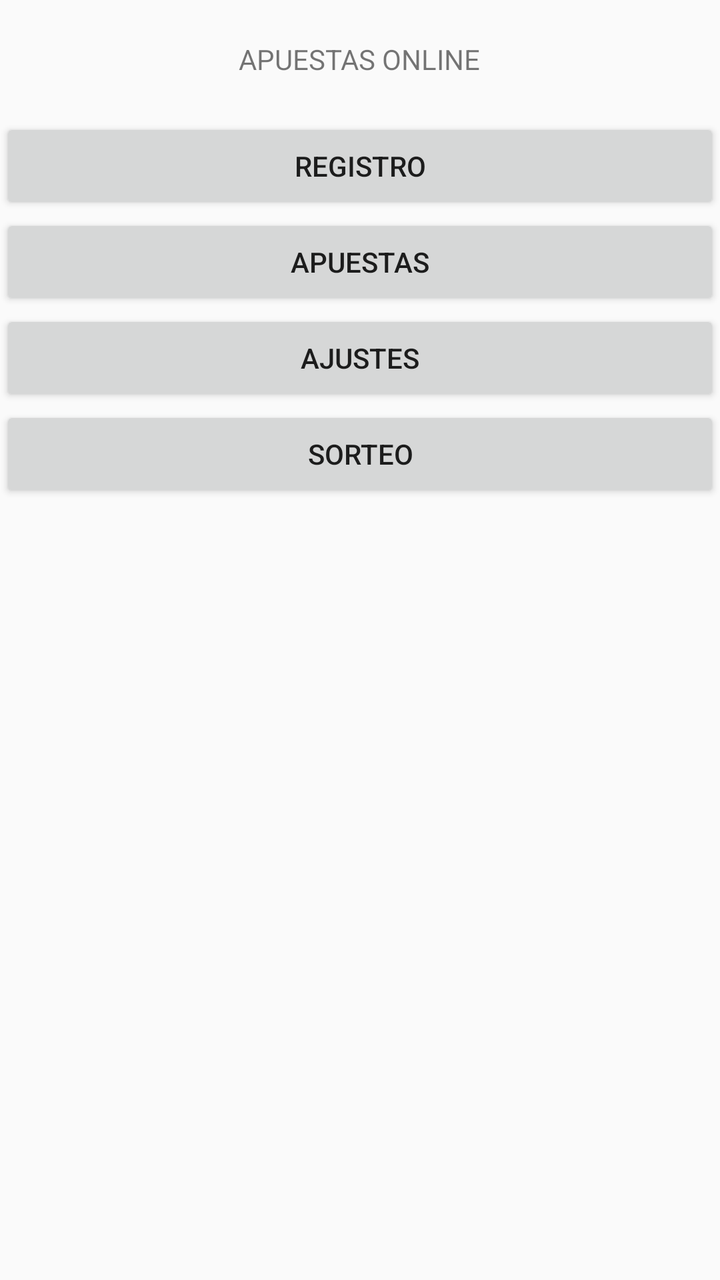
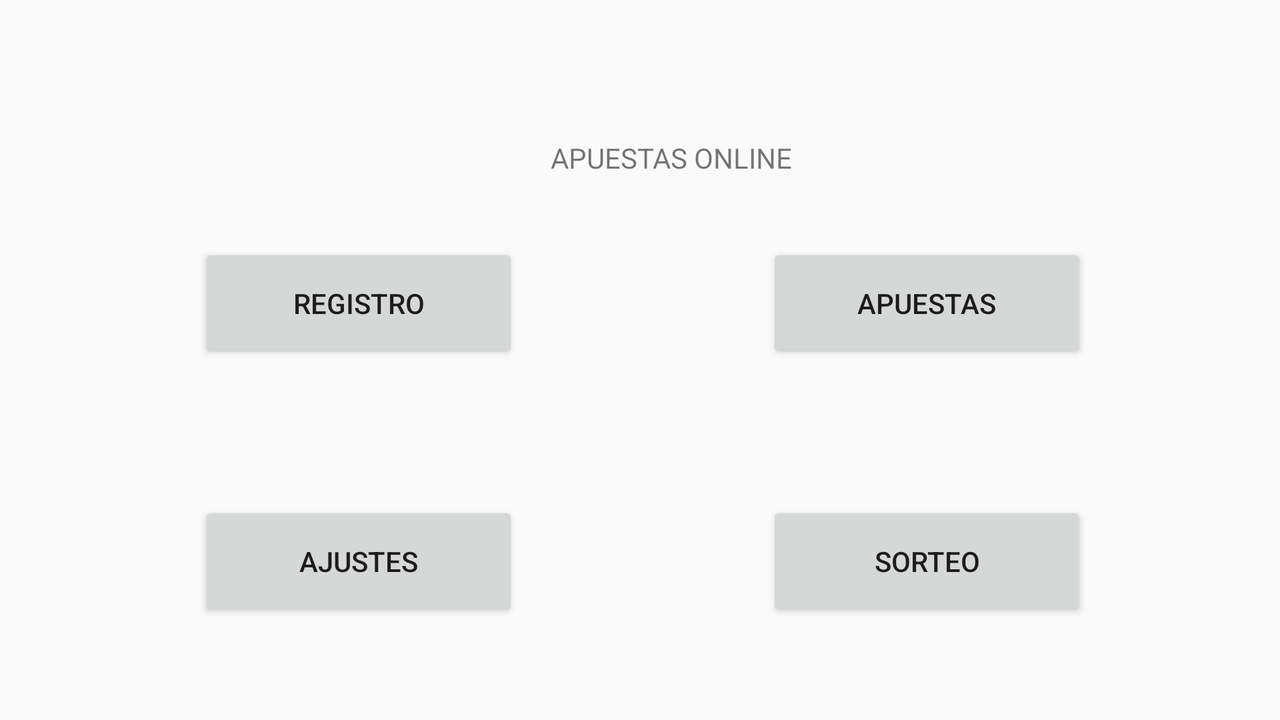

Compare how this app lays out the same screen by default and in its alternative resource folder. The renders come first, then the two layout files and the values they reference.
<!-- AndroidManifest.xml: application theme AppTheme -->
<!-- res/layout/activity_main.xml -->
<?xml version="1.0" encoding="utf-8"?>
<LinearLayout xmlns:android="http://schemas.android.com/apk/res/android"
    xmlns:app="http://schemas.android.com/apk/res-auto"
    xmlns:tools="http://schemas.android.com/tools"
    android:layout_width="match_parent"
    android:layout_height="match_parent"
    android:orientation="vertical"
    tools:context="com.diurnohlc.apuestas.MainActivity">

    <TextView
        android:layout_width="wrap_content"
        android:layout_height="wrap_content"
        android:layout_gravity="center"
        android:text="@string/titulo"
        style="@style/titulos"
        app:layout_constraintBottom_toBottomOf="parent"
        app:layout_constraintLeft_toLeftOf="parent"
        app:layout_constraintRight_toRightOf="parent"
        app:layout_constraintTop_toTopOf="parent" />

    <Button
        android:id="@+id/botonregistro"
        android:layout_width="match_parent"
        android:layout_height="wrap_content"
        style="@style/botones"
        android:text="@string/registro"
        />

    <Button
        android:id="@+id/botonapuestas"
        android:layout_width="match_parent"
        android:layout_height="wrap_content"
        android:text="@string/apuestas"
        style="@style/botones"
        />

    <Button
        android:id="@+id/botonajustes"
        android:layout_width="match_parent"
        android:layout_height="wrap_content"
        android:text="@string/ajustes"
        style="@style/botones"
      />

    <Button
        android:id="@+id/botonsorteo"
        style="@style/botones"
        android:layout_width="match_parent"
        android:layout_height="wrap_content"
        android:text="@string/sorteo" />

</LinearLayout>
<!-- resources referenced by this layout -->
<resources>
  <string name="ajustes">AJUSTES</string>
  <string name="apuestas">APUESTAS</string>
  <string name="registro">REGISTRO</string>
  <string name="sorteo">SORTEO</string>
  <string name="titulo">APUESTAS ONLINE</string>
  <style name="titulos">
      <item name="android:layout_marginBottom">20dp</item>
      <item name="android:layout_marginTop">20dp</item>
      <item name="android:layout_gravity">center</item>
      </style>
  <style name="AppTheme" parent="Theme.AppCompat.Light.DarkActionBar">
          
          <item name="colorPrimary">@color/colorPrimary</item>
          <item name="colorPrimaryDark">@color/colorPrimaryDark</item>
          <item name="colorAccent">@color/colorAccent</item>
      </style>
</resources>
<!-- res/layout-land/activity_main.xml (the repository's variant of the layout above) -->
<!-- drawn on the phone turned sideways -->
<?xml version="1.0" encoding="utf-8"?>
<android.support.constraint.ConstraintLayout xmlns:android="http://schemas.android.com/apk/res/android"
    xmlns:app="http://schemas.android.com/apk/res-auto"
    xmlns:tools="http://schemas.android.com/tools"
    android:layout_width="match_parent"
    android:layout_height="match_parent"
    android:orientation="vertical"
    tools:context="com.diurnohlc.apuestas.MainActivity">

    <TextView
        android:id="@+id/textView"
        android:layout_width="127dp"
        android:layout_height="25dp"
        style="@style/titulos"
        android:text="@string/titulo"
        app:layout_constraintBottom_toBottomOf="parent"
        app:layout_constraintHorizontal_bias="0.537"
        app:layout_constraintLeft_toLeftOf="parent"
        app:layout_constraintRight_toRightOf="parent"
        app:layout_constraintTop_toTopOf="parent"
        app:layout_constraintVertical_bias="0.167" />

    <Button
        android:id="@+id/botonregistro"
        android:layout_width="160dp"
        android:layout_height="60dp"
        android:layout_marginBottom="8dp"
        android:layout_marginEnd="8dp"
        android:layout_marginStart="8dp"
        android:layout_marginTop="8dp"
        android:text="@string/registro"
        app:layout_constraintBottom_toBottomOf="parent"
        app:layout_constraintEnd_toEndOf="parent"
        app:layout_constraintHorizontal_bias="0.197"
        app:layout_constraintStart_toStartOf="parent"
        app:layout_constraintTop_toTopOf="@+id/textView"
        app:layout_constraintVertical_bias="0.206" />

    <Button
        android:id="@+id/botonapuestas"
        android:layout_width="160dp"
        android:layout_height="60dp"
        android:layout_marginStart="124dp"
        android:text="Button"
        app:layout_constraintBaseline_toBaselineOf="@+id/botonregistro"
        app:layout_constraintStart_toEndOf="@+id/botonregistro"
        tools:text="@string/apuestas" />

    <Button
        android:id="@+id/botonajustes"
        android:layout_width="160dp"
        android:layout_height="60dp"
        android:layout_marginBottom="8dp"
        android:layout_marginEnd="8dp"
        android:layout_marginStart="8dp"
        android:layout_marginTop="8dp"
        android:text="@string/ajustes"
        app:layout_constraintBottom_toBottomOf="parent"
        app:layout_constraintEnd_toEndOf="parent"
        app:layout_constraintHorizontal_bias="0.197"
        app:layout_constraintStart_toStartOf="parent"
        app:layout_constraintTop_toTopOf="@+id/textView"
        app:layout_constraintVertical_bias="0.808" />

    <Button
        android:id="@+id/botonsorteo"
        android:layout_width="160dp"
        android:layout_height="60dp"
        android:layout_marginStart="124dp"
        android:text="@string/sorteo"
        app:layout_constraintBaseline_toBaselineOf="@+id/botonajustes"
        app:layout_constraintStart_toEndOf="@+id/botonajustes" />

</android.support.constraint.ConstraintLayout>
